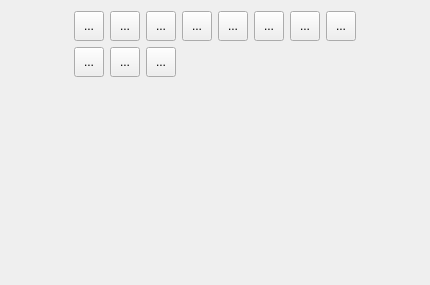
         <widget class="QWidget" name="scrollAreaWidgetContents_3">
          <property name="geometry">
           <rect>
            <x>0</x>
            <y>0</y>
            <width>430</width>
            <height>285</height>
           </rect>
          </property>
          <layout class="QHBoxLayout" name="horizontalLayout_5">
           <item>
            <layout class="QGridLayout" name="gridLayout_other">
             <property name="verticalSpacing">
              <number>6</number>
             </property>
             <item row="2" column="2">
              <spacer name="verticalSpacer_18">
               <property name="orientation">
                <enum>Qt::Vertical</enum>
               </property>
               <property name="sizeHint" stdset="0">
                <size>
                 <width>20</width>
                 <height>40</height>
                </size>
               </property>
              </spacer>
             </item>
             <item row="0" column="5">
              <widget class="QToolButton" name="toolButton_31">
               <property name="minimumSize">
                <size>
                 <width>30</width>
                 <height>30</height>
                </size>
               </property>
               <property name="maximumSize">
                <size>
                 <width>30</width>
                 <height>30</height>
                </size>
               </property>
               <property name="text">
                <string>...</string>
               </property>
              </widget>
             </item>
             <item row="2" column="1">
              <spacer name="verticalSpacer_11">
               <property name="orientation">
                <enum>Qt::Vertical</enum>
               </property>
               <property name="sizeHint" stdset="0">
                <size>
                 <width>20</width>
                 <height>40</height>
                </size>
               </property>
              </spacer>
             </item>
             <item row="0" column="7">
              <widget class="QToolButton" name="toolButton_28">
               <property name="minimumSize">
                <size>
                 <width>30</width>
                 <height>30</height>
                </size>
               </property>
               <property name="maximumSize">
                <size>
                 <width>30</width>
                 <height>30</height>
                </size>
               </property>
               <property name="text">
                <string>...</string>
               </property>
              </widget>
             </item>
             <item row="2" column="7">
              <spacer name="verticalSpacer_14">
               <property name="orientation">
                <enum>Qt::Vertical</enum>
               </property>
               <property name="sizeHint" stdset="0">
                <size>
                 <width>20</width>
                 <height>40</height>
                </size>
               </property>
              </spacer>
             </item>
             <item row="0" column="3">
              <widget class="QToolButton" name="toolButton_26">
               <property name="minimumSize">
                <size>
                 <width>30</width>
                 <height>30</height>
                </size>
               </property>
               <property name="maximumSize">
                <size>
                 <width>30</width>
                 <height>30</height>
                </size>
               </property>
               <property name="text">
                <string>...</string>
               </property>
              </widget>
             </item>
             <item row="0" column="6">
              <widget class="QToolButton" name="toolButton_25">
               <property name="minimumSize">
                <size>
                 <width>30</width>
                 <height>30</height>
                </size>
               </property>
               <property name="maximumSize">
                <size>
                 <width>30</width>
                 <height>30</height>
                </size>
               </property>
               <property name="text">
                <string>...</string>
               </property>
              </widget>
             </item>
             <item row="0" column="4">
              <widget class="QToolButton" name="toolButton_24">
               <property name="minimumSize">
                <size>
                 <width>30</width>
                 <height>30</height>
                </size>
               </property>
               <property name="maximumSize">
                <size>
                 <width>30</width>
                 <height>30</height>
                </size>
               </property>
               <property name="text">
                <string>...</string>
               </property>
              </widget>
             </item>
             <item row="0" column="0">
              <widget class="QToolButton" name="toolButton_30">
               <property name="minimumSize">
                <size>
                 <width>30</width>
                 <height>30</height>
                </size>
               </property>
               <property name="maximumSize">
                <size>
                 <width>30</width>
                 <height>30</height>
                </size>
               </property>
               <property name="text">
                <string>...</string>
               </property>
              </widget>
             </item>
             <item row="2" column="6">
              <spacer name="verticalSpacer_12">
               <property name="orientation">
                <enum>Qt::Vertical</enum>
               </property>
               <property name="sizeHint" stdset="0">
                <size>
                 <width>20</width>
                 <height>40</height>
                </size>
               </property>
              </spacer>
             </item>
             <item row="1" column="0">
              <widget class="QToolButton" name="toolButton_54">
               <property name="minimumSize">
                <size>
                 <width>30</width>
                 <height>30</height>
                </size>
               </property>
               <property name="maximumSize">
                <size>
                 <width>30</width>
                 <height>30</height>
                </size>
               </property>
               <property name="text">
                <string>...</string>
               </property>
              </widget>
             </item>
             <item row="2" column="5">
              <spacer name="verticalSpacer_16">
               <property name="orientation">
                <enum>Qt::Vertical</enum>
               </property>
               <property name="sizeHint" stdset="0">
                <size>
                 <width>20</width>
                 <height>40</height>
                </size>
               </property>
              </spacer>
             </item>
             <item row="2" column="4">
              <spacer name="verticalSpacer_15">
               <property name="orientation">
                <enum>Qt::Vertical</enum>
               </property>
               <property name="sizeHint" stdset="0">
                <size>
                 <width>20</width>
                 <height>40</height>
                </size>
               </property>
              </spacer>
             </item>
             <item row="0" column="2">
              <widget class="QToolButton" name="toolButton_23">
               <property name="minimumSize">
                <size>
                 <width>30</width>
                 <height>30</height>
                </size>
               </property>
               <property name="maximumSize">
                <size>
                 <width>30</width>
                 <height>30</height>
                </size>
               </property>
               <property name="text">
                <string>...</string>
               </property>
              </widget>
             </item>
             <item row="2" column="3">
              <spacer name="verticalSpacer_13">
               <property name="orientation">
                <enum>Qt::Vertical</enum>
               </property>
               <property name="sizeHint" stdset="0">
                <size>
                 <width>20</width>
                 <height>40</height>
                </size>
               </property>
              </spacer>
             </item>
             <item row="1" column="1">
              <widget class="QToolButton" name="toolButton_55">
               <property name="minimumSize">
                <size>
                 <width>30</width>
                 <height>30</height>
                </size>
               </property>
               <property name="maximumSize">
                <size>
                 <width>30</width>
                 <height>30</height>
                </size>
               </property>
               <property name="text">
                <string>...</string>
               </property>
              </widget>
             </item>
             <item row="1" column="2">
              <widget class="QToolButton" name="toolButton_29">
               <property name="minimumSize">
                <size>
                 <width>30</width>
                 <height>30</height>
                </size>
               </property>
               <property name="maximumSize">
                <size>
                 <width>30</width>
                 <height>30</height>
                </size>
               </property>
               <property name="text">
                <string>...</string>
               </property>
              </widget>
             </item>
             <item row="0" column="1">
              <widget class="QToolButton" name="toolButton_27">
               <property name="minimumSize">
                <size>
                 <width>30</width>
                 <height>30</height>
                </size>
               </property>
               <property name="maximumSize">
                <size>
                 <width>30</width>
                 <height>30</height>
                </size>
               </property>
               <property name="text">
                <string>...</string>
               </property>
              </widget>
             </item>
             <item row="2" column="0">
              <spacer name="verticalSpacer_17">
               <property name="orientation">
                <enum>Qt::Vertical</enum>
               </property>
               <property name="sizeHint" stdset="0">
                <size>
                 <width>20</width>
                 <height>40</height>
                </size>
               </property>
              </spacer>
             </item>
            </layout>
           </item>
          </layout>
         </widget>
